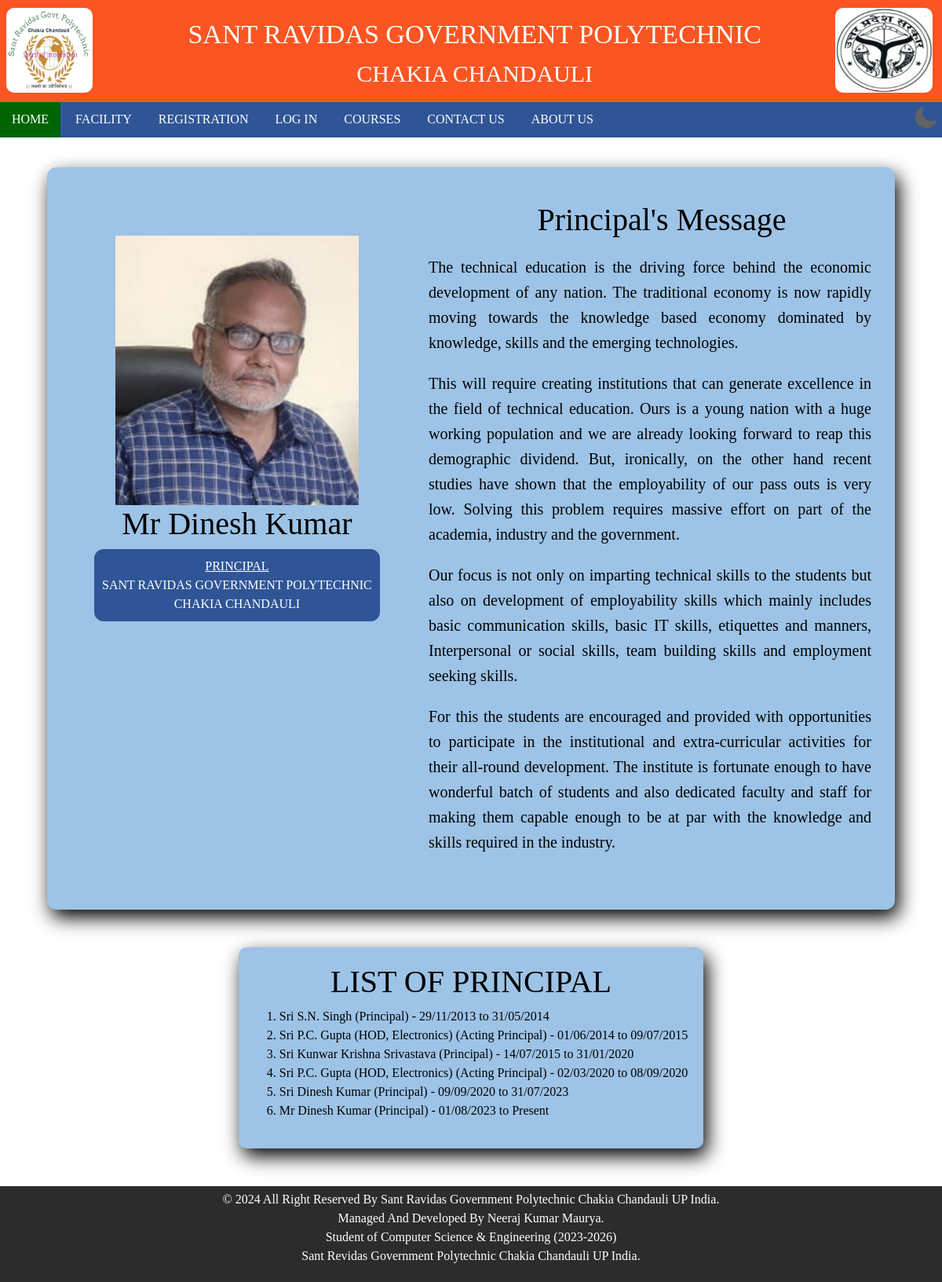
The page /principal/ on the database its author committed.
### MAIN_APP/models.py (models this page shows, shortened)
class Principal(models.Model):
    name=models.CharField(max_length=50)
    photo=models.ImageField(upload_to='principal/',blank=True, null=True)
    post=models.CharField(max_length=100)
    sec_post=models.CharField(max_length=300,blank=True, null=True)
    from_date=models.DateField()
    to_date=models.DateField(null=True, blank=True)
    message=models.TextField(blank=True, null=True)
    updated_at = models.DateTimeField(auto_now=True)
    def filename(self):
        return os.path.basename(self.photo.name)

### MAIN_APP/views.py (the view)
# urls.py: path("principal/", views.our_principal, name="principal"),
def our_principal(request):
    data={
        'title': 'PRINCIPAL',
        'active': 'home',
        'principal_current': Principal.objects.last(),
        'principal': Principal.objects.all(),
    }
    return render(request, "principal.html",data)

### templates/principal.html
{% extends "base.html" %}
{% load static %}
{% block extra_links %}
<link rel="stylesheet" href="{% static 'css/principal.css' %}">
{% endblock %}
{% block content %}
      <main>
        {% if principal_current %}
        <div class="box" id="boxes">
          <div class="profile">
            <img src="{{ principal_current.photo.url }}" alt="{{ principal_current.filename }}" /><br />
            <h1>{{ principal_current.name }}</h1>
            <div id="aside">
              <u>PRINCIPAL</u><br />SANT RAVIDAS GOVERNMENT POLYTECHNIC<br />CHAKIA
              CHANDAULI
            </div>
          </div>
          <div class="message">
            <h1 align="center">Principal's Message</h1>
            <p>
              {{ principal_current.message | safe }}
            </p>
          </div>
        </div>
        {% endif%}
        <br/><br/>
        <div class="box1" id="boxes" style="margin: auto;">
          <h1 align="center">LIST OF PRINCIPAL</h1>
          <ol>
            {% for n in principal %}
              <li>{{n.name}} ({{n.post}}) {% if n.sec_post %} ({{n.sec_post}}){% endif %} - {{n.from_date | date:"d/m/20y"}} to {% if n.to_date %} {{n.to_date | date:"d/m/20y"}} {% else %} Present {% endif %} </li>
            {% endfor %}
          </ol>
        </div>
      </main>
      <br /><br />
{% endblock %}

### templates/base.html (shortened to what this page needs)
{% load static %}
<html>
    <head>
        <link rel="stylesheet" href="{% static 'css/bootstrap.css' %}">
        <link id="theme-css" rel="stylesheet" href="{% static 'css/light.css' %}">
        <link rel="stylesheet" href="{% static 'css/blur.css' %}">
        <link rel="stylesheet" href="{% static 'css/style.css' %}">
        <link rel="stylesheet" href="https://cdnjs.cloudflare.com/ajax/libs/font-awesome/4.7.0/css/font-awesome.min.css">
        <link rel="stylesheet" href="https://cdnjs.cloudflare.com/ajax/libs/font-awesome/6.7.2/css/all.min.css"
 />
        <link rel="stylesheet" href="{% static 'css/form.css' %}">
        {% block extra_links %}{% endblock %}
    </head>
    <body>
        <div class="container-flex" id="main-content" style="display:none;">
            {% include "header.html" %}
            {% include "navbar.html" %}
            {% block content %}
            {% endblock %}
            {% include "footer.html" %}
        </div>
    </body>
</html>

### templates/header.html
{% load static %}
<header>
    <div class="left">
        <div class="img"><img src="{% static 'images/logo.jpg' %}"></div>
        <div class="name">
            <h1>SANT RAVIDAS GOVERNMENT POLYTECHNIC</h1>
            <h2>CHAKIA CHANDAULI</h2>
        </div>
    </div>
    <div class="right"><img src="{% static 'images/2.jpg' %}"></div>
</header>

### templates/navbar.html (shortened to what this page needs)
{% load static %}
<div class="custom-navbar-wrapper">
  <div class="custom-navbar">
    <br /><br />
    <ul class="custom-nav-links" id="navLinks">
      <li>
        <a class="{% if request.path == '/' or active == 'home' %}active{% endif %}" href="/">HOME</a>
      </li>
      <li>
        <a class="{% if request.path == '/facility/' %}active{% endif %}" href="/facility/">FACILITY</a>
      </li>
      <li>
        <a class="{% if active == 'Registration' or request.path == '/student-registration/' or request.path == '/institute-signup/' %}active{% endif %}">
          REGISTRATION
        </a>
      </li>
      <li>
        <a class="{% if request.user.is_authenticated or request.path == '/student-login/' or request.path == '/institute-login/' %}active{% endif %}">
          LOG IN
        </a>
      </li>
      <li>
        <a class="{% if active == 'course' %}active{% endif %}">COURSES</a>
      </li>
      <li><a class="{% if request.path == '/contact/' %}active{% endif %}" href="/contact/">CONTACT US</a></li>
      <li><a class="{% if request.path == '/about/' %}active{% endif %}" href="/about/">ABOUT US</a></li>
    </ul>
  </div>
  <div class="custom-icon">
    <img src="{% static 'images/moon.png' %}" id="icon" onclick="toggleTheme()" />
  </div>
</div>

### templates/footer.html
  <footer>
    <p align="center">
      &copy; 2024 All Right Reserved By Sant Ravidas Government Polytechnic Chakia
      Chandauli UP India.<br />
      Managed And Developed By<a href="https://www.linkedin.com/in/neeku-the-hacker" style="color: white; text-decoration: none;"> Neeraj Kumar Maurya.</a><br />
      Student of Computer Science & Engineering (2023-2026)<br />
      Sant Revidas Government Polytechnic Chakia Chandauli UP India.
    </p>
  </footer>

### static/css/light.css (style rules this page uses)
body { background: white; }
header { color: white; }
main { color: black; }
#boxes { background: #9DC3E6; color: black; }

### static/css/blur.css (style rules this page uses)
body { margin: 0; padding: 0; display: flex; flex-direction: column; align-items: center; }
#boxes { backdrop-filter: none; transition: transform 0.3s ease, filter 0.3s ease; }

### static/css/style.css (style rules this page uses)
* { transition-delay: 0.3ms; user-select: none; -webkit-user-select: none; -moz-user-select: none; -ms-user-select: none; font-family: "Times New Roman", Times, serif; }
input, textarea, button, select, marquee, a { user-select: auto; }
html, body, #main-content { height: 100%; width: 100%; margin: 0; padding: 0; }
header { background: #FA5522; width: 100%; padding: 5px; z-index: 9999; }
footer { background-color: #121212e3; text-align: center; padding: 5px; color: white; font-size: medium; height: max-content; margin-bottom: 0; width: 100%; }

### static/css/principal.css (style rules this page uses)
body { transform: scale(1); transform-origin: top left; width: 100vw; height: 100vh; }
.box1 { padding: 20px; border-radius: 10px; text-align: justify; height: auto; width: max-content; min-width: 250px; font-weight: normal; box-shadow: 5px 10px 25px #000; }

### rows shown on the page
Principal: photo (picture), name "Mr Dinesh Kumar", message "The technical education is the driving force behind the economic development of any nation. The traditional economy is now rapidly moving towards the knowledge based economy dominated by knowledge, skills and the emerging technologies. This will require creating institutions that can generate excellence in the field of technical education. Ours is a young nation with a huge working population and we are already looking forward to reap this demographic dividend. But, ironically, on the other hand recent studies have shown that the employability of our pass outs is very low. Solving this problem requires massive effort on part of the academia, industry and the government. Our focus is not…", post "Principal", from_date "01/08/2023", shows "Present"
Principal: name "Sri S.N. Singh", post "Principal", from_date "29/11/2013", to_date "31/05/2014"
Principal: name "Sri P.C. Gupta", post "HOD, Electronics", sec_post "Acting Principal", from_date "01/06/2014", to_date "09/07/2015"
Principal: name "Sri Kunwar Krishna Srivastava", post "Principal", from_date "14/07/2015", to_date "31/01/2020"
Principal: name "Sri P.C. Gupta", post "HOD, Electronics", sec_post "Acting Principal", from_date "02/03/2020", to_date "08/09/2020"
Principal: name "Sri Dinesh Kumar", post "Principal", from_date "09/09/2020", to_date "31/07/2023"
